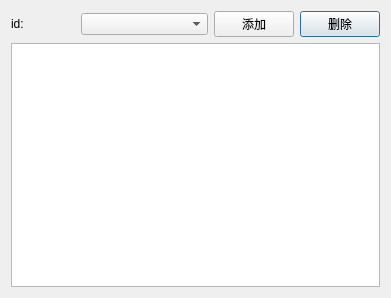
<?xml version="1.0" encoding="UTF-8"?>
<ui version="4.0">
 <class>QuestionTagEditDialog</class>
 <widget class="QDialog" name="QuestionTagEditDialog">
  <property name="geometry">
   <rect>
    <x>0</x>
    <y>0</y>
    <width>391</width>
    <height>298</height>
   </rect>
  </property>
  <property name="windowTitle">
   <string>设置标签</string>
  </property>
  <layout class="QGridLayout" name="gridLayout">
   <item row="0" column="5">
    <widget class="QPushButton" name="delButton">
     <property name="text">
      <string>删除</string>
     </property>
    </widget>
   </item>
   <item row="0" column="4">
    <widget class="QPushButton" name="addButton">
     <property name="text">
      <string>添加</string>
     </property>
    </widget>
   </item>
   <item row="0" column="1">
    <widget class="QLabel" name="idLabel">
     <property name="text">
      <string>id:</string>
     </property>
    </widget>
   </item>
   <item row="0" column="2" colspan="2">
    <widget class="QComboBox" name="tagComboBox"/>
   </item>
   <item row="1" column="1" colspan="5">
    <widget class="QListView" name="listView">
     <property name="editTriggers">
      <set>QAbstractItemView::NoEditTriggers</set>
     </property>
    </widget>
   </item>
  </layout>
 </widget>
 <resources/>
 <connections/>
</ui>
